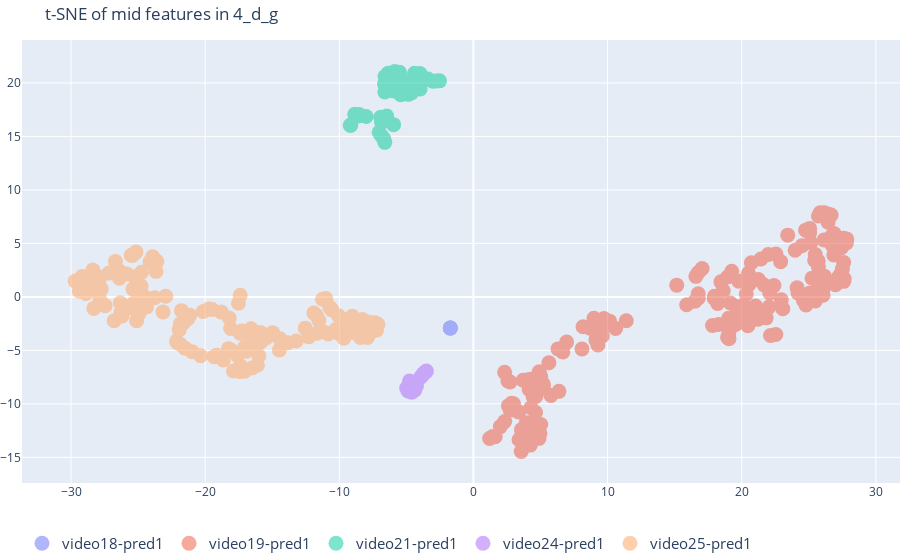

Source (notebook cell):
### Code cell
get_tsne2("4_d_g", 10, ['video18', 'video19', 'video21', 'video24', 'video25'], ["video18-pred1", "video19-pred1", "video21-pred1", "video24-pred1", "video25-pred1"], only_pos=True)

### Figure 1 — Plotly figure (JSON) as saved in the notebook; plotly's stock layout.template omitted (floating-point values rounded to 4 significant figures; data arrays with more than 128 entries replaced by an {"elided": "..."} marker saying what was removed)
{"data": [{"marker": {"size": 15}, "mode": "markers", "name": "video18-pred1", "opacity": 0.5, "type": "scatter", "x": [-1.724, -1.726, -1.726], "y": [-2.914, -2.915, -2.917]}, {"marker": {"size": 15}, "mode": "markers", "name": "video19-pred1", "opacity": 0.5, "type": "scatter", "x": {"elided": "161 float values"}, "y": {"elided": "161 float values"}}, {"marker": {"size": 15}, "mode": "markers", "name": "video21-pred1", "opacity": 0.5, "type": "scatter", "x": [-9.191, -9.143, -6.463, -5.955, -5.423, -5.705, -5.955, -4.864, -4.617, -4.957, -4.79, -4.708, -3.975, -3.986, -6.608, -6.914, -8.001, -8.569, -8.851, -6.608, -4.397, -3.389, -3.026, -2.783, -2.534, -7.033, -6.853, -6.628, -5.514, -6.368, -6.591, -5.867, -5.687, -5.86, -6.088, -5.215, -3.981, -4.311, -6.849, -8.515, -6.675], "y": [16.05, 16.05, 16.91, 16.1, 18.89, 19.36, 19.25, 18.93, 19.06, 19.59, 19.56, 20.08, 19.44, 20.87, 14.45, 16.78, 16.86, 16.91, 17.08, 19.15, 20.91, 20.37, 20.15, 20.18, 20.2, 15.38, 15.06, 19.91, 21.0, 20.91, 20.59, 21.07, 20.49, 20.17, 19.94, 20.18, 19.75, 20.16, 16.31, 17.04, 14.75]}, {"marker": {"size": 15}, "mode": "markers", "name": "video24-pred1", "opacity": 0.5, "type": "scatter", "x": [-4.765, -4.7, -4.764, -4.981, -4.869, -4.604, -4.382, -4.247, -3.937, -3.828, -3.704, -3.504, -3.571], "y": [-7.871, -7.978, -8.232, -8.526, -8.802, -8.918, -8.721, -8.314, -7.519, -7.356, -7.166, -6.929, -7.008]}, {"marker": {"size": 15}, "mode": "markers", "name": "video25-pred1", "opacity": 0.5, "type": "scatter", "x": {"elided": "131 float values"}, "y": {"elided": "131 float values"}}], "layout": {"legend": {"font": {"size": 15}, "orientation": "h"}, "margin": {"b": 0, "l": 0, "r": 0, "t": 40}, "title": {"text": "t-SNE of mid features in 4_d_g"}}}
